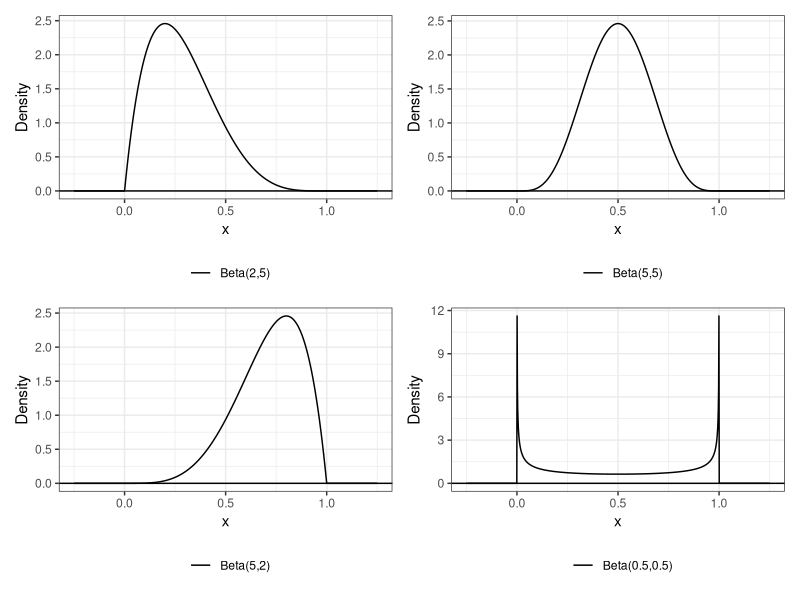
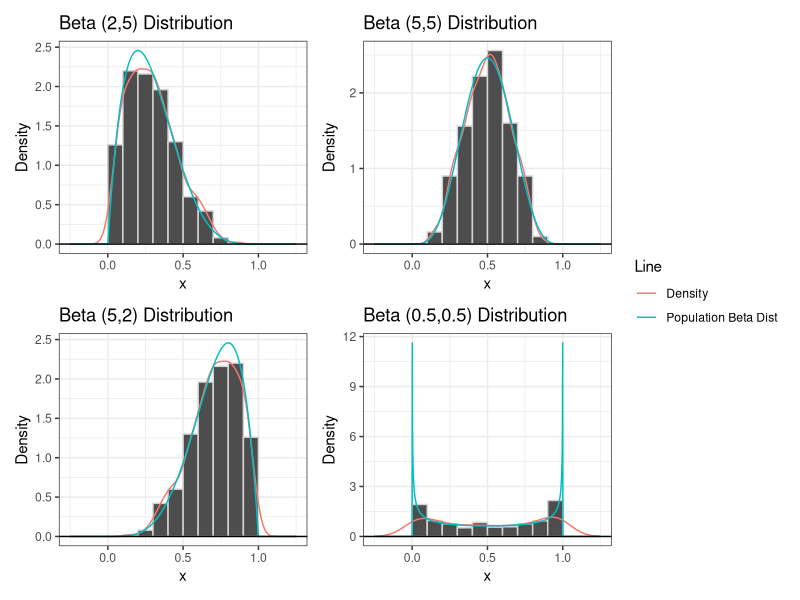

The R script that drew these images, in order:
################################################################################
# Lab 7 Code
# Avery Johnson
################################################################################

library(tidyverse)

################################################################################
# Task 1: Describe the Population Distribution
################################################################################


population.distribution <- function(alpha, beta) {
  beta.dist <- data.frame(
    alpha = alpha,
    beta = beta,
    mean = alpha / (alpha + beta),
    var = (alpha * beta) / ((alpha + beta)^2 * (alpha + beta + 1)),
    skew = (2 * (beta - alpha) * sqrt(alpha + beta + 1)) / 
      ((alpha + beta + 2) * sqrt(alpha * beta)),
    kurtosis = (6*((alpha-beta)^2*(alpha+beta+1)-alpha*beta*(alpha+beta+2))) /
      (alpha*beta*(alpha+beta+2)*(alpha+beta+3))
  )
  return(beta.dist)
}

population.table <- bind_rows(
  population.distribution(2,5),
  population.distribution(5,5),
  population.distribution(5,2),
  population.distribution(0.50, 0.50)
)

View(population.table)

# plot these four distributions 
fig.1.data <- tibble(x = seq(-0.25, 1.25, length.out=1000))|>   # generate a grid of points
  mutate(beta.pdf = dbeta(x, 2, 5))                          # compute the beta PDF

plot1 <- ggplot(data= fig.1.data)+                                           # specify data
  geom_line(aes(x=x, y=beta.pdf, color="Beta(2,5)")) +          # plot beta dist
  geom_hline(yintercept=0)+                                            # plot x axis
  theme_bw()+                                                          # change theme
  xlab("x")+                                                           # label x axis
  ylab("Density")+                                                     # label y axis
  scale_color_manual("", values = c("black", "grey"))+                 # change colors
  theme(legend.position = "bottom")                                    # move legend to bottom


fig.2.data <- tibble(x = seq(-0.25, 1.25, length.out=1000))|>   
  mutate(beta.pdf = dbeta(x, 5, 5))                          
         
plot2 <- ggplot(data= fig.2.data)+                                          
  geom_line(aes(x=x, y=beta.pdf, color="Beta(5,5)")) +          
  geom_hline(yintercept=0)+                                            
  theme_bw()+                                                          
  xlab("x")+                                                          
  ylab("Density")+                                                     
  scale_color_manual("", values = c("black", "grey"))+                
  theme(legend.position = "bottom")

fig.3.data <- tibble(x = seq(-0.25, 1.25, length.out=1000))|>   
  mutate(beta.pdf = dbeta(x, 5, 2))                          

plot3 <- ggplot(data= fig.3.data)+                                          
  geom_line(aes(x=x, y=beta.pdf, color="Beta(5,2)")) +          
  geom_hline(yintercept=0)+                                            
  theme_bw()+                                                          
  xlab("x")+                                                          
  ylab("Density")+                                                     
  scale_color_manual("", values = c("black", "grey"))+                
  theme(legend.position = "bottom") 

fig.4.data <- tibble(x = seq(-0.25, 1.25, length.out=1000))|>   
  mutate(beta.pdf = dbeta(x, 0.5, 0.5))                          

plot4 <- ggplot(data= fig.4.data)+                                          
  geom_line(aes(x=x, y=beta.pdf, color="Beta(0.5,0.5)")) +          
  geom_hline(yintercept=0)+                                            
  theme_bw()+                                                          
  xlab("x")+                                                          
  ylab("Density")+                                                     
  scale_color_manual("", values = c("black", "grey"))+                
  theme(legend.position = "bottom") 

library(patchwork)
plot1 + plot2 + plot3 + plot4

################################################################################
# Task 2: Compute the Moments
################################################################################

beta.moment <- function(alpha, beta, k, centered){
  mean <- alpha / (alpha + beta)
  if(centered==TRUE) {
    centered.moment <- integrate(function(x) ( (x-mean)^k * dbeta(x, alpha, beta) ), 0, 1)$value
    return(centered.moment)
  } else{
    uncentered.moment <- integrate(function(x) ((x^k) * dbeta(x, alpha, beta)), 0, 1)$value
    return(uncentered.moment)
  }
}

# Test sample values
(ex_mean <- beta.moment(2, 5, 1, centered=FALSE))
(ex_var <- beta.moment(2, 5, 2, centered=TRUE))
(ex_skew <- (beta.moment(2, 5, 3, centered=TRUE)) / ((ex_var)^(3/2)))
(ex_kurt <- ((beta.moment(2, 5, 4, centered=TRUE)) / ((ex_var)^2)) - 3)

(ex_mean2 <- beta.moment(5, 5, 1, centered=FALSE))
(ex_var2 <- beta.moment(5, 5, 2, centered=TRUE))
(ex_skew2 <- (beta.moment(5, 5, 3, centered=TRUE)) / ((ex_var2)^(3/2)))
(ex_kurt2 <- ((beta.moment(5, 5, 4, centered=TRUE)) / ((ex_var2)^2)) - 3)

(ex_mean3 <- beta.moment(5, 2, 1, centered=FALSE))
(ex_var3 <- beta.moment(5, 2, 2, centered=TRUE))
(ex_skew3 <- (beta.moment(5, 2, 3, centered=TRUE)) / ((ex_var3)^(3/2)))
(ex_kurt3 <- ((beta.moment(5, 2, 4, centered=TRUE)) / ((ex_var3)^2)) - 3)

(ex_mean4 <- beta.moment(0.5, 0.5, 1, centered=FALSE))
(ex_var4 <- beta.moment(0.5, 0.5, 2, centered=TRUE))
(ex_skew4 <- (beta.moment(0.5, 0.5, 3, centered=TRUE)) / ((ex_var4)^(3/2)))
(ex_kurt4 <- ((beta.moment(0.5, 0.5, 4, centered=TRUE)) / ((ex_var4)^2)) - 3)


################################################################################
# Task 3: Do Data Summaries Help?
################################################################################

# for beta(2,5) dist
library(e1071)

set.seed(7272) # Set seed so we all get the same results.
sample.size <- 500 # Specify sample details
alpha <- 2
beta <- 5
beta.sample1 <- rbeta(n = sample.size,  # sample size
                     shape1 = alpha,   # alpha parameter
                     shape2 = beta)    # beta parameter

beta.sample1 <- tibble(beta.sample1)

sample.stats1 <- beta.sample1 |>
  summarize(
    alpha=alpha,
    beta=beta,
    mean = mean(beta.sample1),
    variance = var(beta.sample1),
    skewness = skewness(beta.sample1),
    excess_kurt = kurtosis(beta.sample1)
  )

hist1 <- ggplot() +
  geom_histogram(data=beta.sample1,
                 aes(x=beta.sample1, y=after_stat(density)),
                 breaks=seq(0,1,0.1),
                 fill="grey30",
                 color="lightgrey")+
  stat_density(data=beta.sample1,
               aes(x=beta.sample1, color="Density"), geom="line") +
  geom_line(data=fig.1.data,
            aes(x=x, y=beta.pdf, color="Population Beta Dist")) +
  geom_hline(yintercept = 0) +
  theme_bw()+
  xlab("x")+
  ylab("Density") +
  labs(color="Line") +
  ggtitle("Beta (2,5) Distribution")

# for beta(5,5) dist

set.seed(7272) # Set seed so we all get the same results.
sample.size <- 500 # Specify sample details
alpha <- 5
beta <- 5
beta.sample2 <- rbeta(n = sample.size,  # sample size
                      shape1 = alpha,   # alpha parameter
                      shape2 = beta)    # beta parameter

beta.sample2 <- tibble(beta.sample2)

sample.stats2 <- beta.sample2 |>
  summarize(
    alpha=alpha,
    beta=beta,
    mean = mean(beta.sample2),
    variance = var(beta.sample2),
    skewness = skewness(beta.sample2),
    excess_kurt = kurtosis(beta.sample2)
  )

hist2 <- ggplot() +
  geom_histogram(data=beta.sample2,
                 aes(x=beta.sample2, y=after_stat(density)),
                 breaks=seq(0,1,0.1),
                 fill="grey30",
                 color="lightgrey")+
  stat_density(data=beta.sample2,
               aes(x=beta.sample2, color="Density"), geom="line") +
  geom_line(data=fig.2.data,
            aes(x=x, y=beta.pdf, color="Population Beta Dist")) +
  geom_hline(yintercept = 0) +
  theme_bw()+
  xlab("x")+
  ylab("Density") +
  labs(color="Line") +
  ggtitle("Beta (5,5) Distribution")

# for beta (5,2) distribution

set.seed(7272) # Set seed so we all get the same results.
sample.size <- 500 # Specify sample details
alpha <- 5
beta <- 2
beta.sample3 <- rbeta(n = sample.size,  # sample size
                      shape1 = alpha,   # alpha parameter
                      shape2 = beta)    # beta parameter

beta.sample3 <- tibble(beta.sample3)

sample.stats3 <- beta.sample3 |>
  summarize(
    alpha=alpha,
    beta=beta,
    mean = mean(beta.sample3),
    variance = var(beta.sample3),
    skewness = skewness(beta.sample3),
    excess_kurt = kurtosis(beta.sample3)
  )

hist3 <- ggplot() +
  geom_histogram(data=beta.sample3,
                 aes(x=beta.sample3, y=after_stat(density)),
                 breaks=seq(0,1,0.1),
                 fill="grey30",
                 color="lightgrey")+
  stat_density(data=beta.sample3,
               aes(x=beta.sample3, color="Density"), geom="line") +
  geom_line(data=fig.3.data,
            aes(x=x, y=beta.pdf, color="Population Beta Dist")) +
  geom_hline(yintercept = 0) +
  theme_bw()+
  xlab("x")+
  ylab("Density") +
  labs(color="Line") +
  ggtitle("Beta (5,2) Distribution")

# for beta(0.5, 0.5 dist)

set.seed(7272) # Set seed so we all get the same results.
sample.size <- 500 # Specify sample details
alpha <- 0.5
beta <- 0.5
beta.sample4 <- rbeta(n = sample.size,  # sample size
                      shape1 = alpha,   # alpha parameter
                      shape2 = beta)    # beta parameter

beta.sample4 <- tibble(beta.sample4)

sample.stats4 <- beta.sample4 |>
  summarize(
    alpha=alpha,
    beta=beta,
    mean = mean(beta.sample4),
    variance = var(beta.sample4),
    skewness = skewness(beta.sample4),
    excess_kurt = kurtosis(beta.sample4)
  )

hist4 <- ggplot() +
  geom_histogram(data=beta.sample4,
                 aes(x=beta.sample4, y=after_stat(density)),
                 breaks=seq(0,1,0.1),
                 fill="grey30",
                 color="lightgrey")+
  stat_density(data=beta.sample4,
               aes(x=beta.sample4, color="Density"), geom="line") +
  geom_line(data=fig.4.data,
            aes(x=x, y=beta.pdf, color="Population Beta Dist")) +
  geom_hline(yintercept = 0) +
  theme_bw()+
  xlab("x")+
  ylab("Density") +
  labs(color="Line") +
  ggtitle("Beta (0.5,0.5) Distribution")

hist1 + hist2 + hist3 + hist4 + plot_layout(guides = 'collect')

sample.stats <- bind_rows(
  sample.stats1,
  sample.stats2,
  sample.stats3,
  sample.stats4
)


